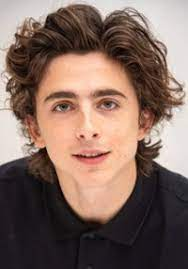
#> input picture images/img1.jpg, 188 x 269 px
$ jupyter execute image_adjustment_test.ipynb   (shell and % lines are left out)
#> lines starting #> are read from the running program, lines starting #| are printed output that depends on the picture
### src/utils/image_utils.py
from enum import Enum
from PIL import Image
import cv2
import numpy as np
import math

class ScaleType(Enum):
    LINEAR = 0
    CONSTANT = 1
    QUADRATIC = 2


def change_luminance(image: Image, scale_type: ScaleType, factor: float = 1, clip: bool = False) -> Image:
    """
    Change the luminance of an image by scaling the Y channel values.

    Parameters:
        image (Image): Input image read as RGB
        scale_type (ScaleType): Type of scaling that will be used.
        factor (float): Scaling factor for luminance adjustment.
                        Can be a constant value or 1/n for scaling.
        clip (bool): to use np.clip should be True, to use linear scaling False

    Returns:
        Image: bgr image with adjusted luminance.
    """

    yuv_image = cv2.cvtColor(image, cv2.COLOR_RGB2YUV)
    y_channel = yuv_image[:,:,0]
    if scale_type == ScaleType.CONSTANT:
        if clip:
            y_channel_scaled = np.clip(y_channel.astype(np.float32) + factor, 0, 255)
        else:
            y_channel_scaled = (y_channel.astype(np.float32)+ factor) / (np.max(y_channel.astype(np.float32) + factor)) * 255

    elif scale_type == ScaleType.LINEAR:
        y_channel_scaled = y_channel * factor
        if clip:
            y_channel_scaled = np.clip(y_channel_scaled.astype(np.float32), 0, 255)
        else:
            y_channel_scaled = (y_channel_scaled - np.min(y_channel_scaled)) / (np.max(y_channel_scaled) - np.min(y_channel_scaled)) * 255

    elif scale_type == ScaleType.QUADRATIC:
        if clip:
            y_channel_scaled = np.clip(y_channel.astype(np.float32) ** 2, 0, 255)
        else:
            y_channel_scaled = (y_channel.astype(np.float32) ** 2) / (np.max(y_channel.astype(np.float32) ** 2)) * 255

    yuv_image[:,:,0] = y_channel_scaled.astype(np.uint8)
    result_image = cv2.cvtColor(yuv_image, cv2.COLOR_YUV2RGB)
    return result_image


# [30 lines left out: function extend_image_to_shape, not called in this run]


def add_gaussian_noise(image: Image, mean: float=0, std: float=25) -> Image:
    """Adds Gaussian noise to image

    Parameters:
        image: Image
        mean: float
        std: float

    Returns:
        noisy_image: Image"""
    noise = np.random.normal(mean, std, image.shape).astype(np.uint8)
    noisy_image = cv2.add(image, noise)
    return noisy_image


def calculate_psnr(original_image, noisy_image) -> float:
    """Calculate PSNR between original and noisy images.

    Parameters:
        original_image: Image
        noisy_image: Image

    Returns:
        psnr: float
    """
    mse = np.mean((original_image - noisy_image) ** 2)
    if mse == 0:
        return float('inf')
    max_pixel = 255.0
    psnr = 20 * math.log10(max_pixel / math.sqrt(mse))
    return psnr

### notebooks/image_adjustment_test.ipynb
[cell 1]
import sys
sys.path.insert(0, '..')
from src.utils import image_utils as iu
import cv2
import matplotlib.pyplot as plt
import numpy as np

[cell 2]
image = cv2.imread("../images/img1.jpg")
#> image is the input picture: shape (269, 188, 3); mean B, G, R 95.5, 105.2, 129.4
image = cv2.cvtColor(image, cv2.COLOR_BGR2RGB)
plt.imshow(image)

[cell 3]
res = iu.change_luminance(image, scale_type=iu.ScaleType.LINEAR, factor=3.5, clip=True)
#> in change_luminance, `yuv_image = cv2.cvtColor(image, cv2.COLOR_RGB2YUV)`: yuv_image: shape (269, 188, 3); mean of channels 0, 1, 2 111.3, 120.2, 144
#> in change_luminance, `y_channel = yuv_image[:,:,0]`:
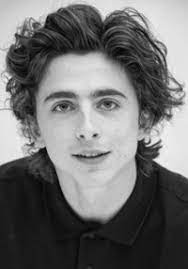
#> y_channel: shape (269, 188); min 2, max 251, mean 111.3
#> in change_luminance, `y_channel_scaled = np.clip(y_channel_scaled.astype(np.float32), 0, 255)`:
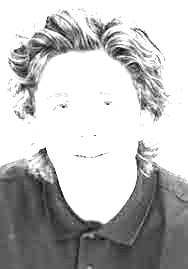
#> y_channel_scaled: shape (269, 188) float32; min 7, max 255, mean 190.2
#> in change_luminance, `yuv_image[:,:,0] = y_channel_scaled.astype(np.uint8)`: yuv_image: shape (269, 188, 3); mean of channels 0, 1, 2 190.1, 120.2, 144
#> in change_luminance, `result_image = cv2.cvtColor(yuv_image, cv2.COLOR_YUV2RGB)`:
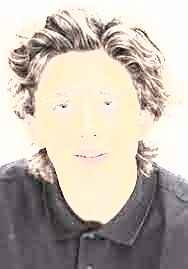
#> result_image: shape (269, 188, 3); mean R, G, B 193.9, 183.8, 174.2
plt.imshow(res)

[cell 4]
res_quadratic = iu.change_luminance(image, scale_type=iu.ScaleType.QUADRATIC)
#> call 2 of change_luminance, with factor = 1, clip = False
#> in change_luminance (call 2), `y_channel_scaled = (y_channel.astype(np.float32) ** 2) / (np.max(y_cha..`:
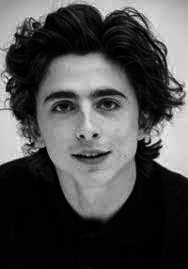
#> y_channel_scaled: shape (269, 188) float32; min 0.0162, max 255, mean 76.7
#> in change_luminance (call 2), `yuv_image[:,:,0] = y_channel_scaled.astype(np.uint8)`: yuv_image: shape (269, 188, 3); mean of channels 0, 1, 2 76.2, 120.2, 144
#> in change_luminance (call 2), `result_image = cv2.cvtColor(yuv_image, cv2.COLOR_YUV2RGB)`:
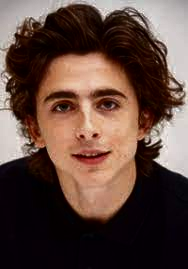
#> result_image: shape (269, 188, 3); mean R, G, B 94.4, 70.4, 61.7
plt.imshow(res_quadratic)

[cell 5]
res_const = iu.change_luminance(image, scale_type=iu.ScaleType.CONSTANT, factor=100)
#> call 3 of change_luminance, with factor = 100, clip = False
#> in change_luminance (call 3), `y_channel_scaled = (y_channel.astype(np.float32)+ factor) / (np.max(y_..`:
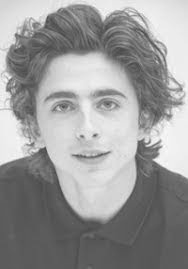
#> y_channel_scaled: shape (269, 188) float32; min 74.1, max 255, mean 153.5
#> in change_luminance (call 3), `yuv_image[:,:,0] = y_channel_scaled.astype(np.uint8)`: yuv_image: shape (269, 188, 3); mean of channels 0, 1, 2 153, 120.2, 144
#> in change_luminance (call 3), `result_image = cv2.cvtColor(yuv_image, cv2.COLOR_YUV2RGB)`:
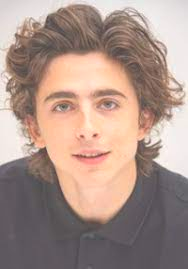
#> result_image: shape (269, 188, 3); mean R, G, B 170.2, 146.7, 137.2
plt.imshow(res_const)

[cell 6]
res_noise = iu.add_gaussian_noise(image, std=0.25, mean=0)
plt.imshow(res_noise)

[cell 7]
iu.calculate_psnr(image, res_noise)
#> in calculate_psnr, `mse = np.mean((original_image - noisy_image) ** 2)`: mse = 0.00232
#> in calculate_psnr, `psnr = 20 * math.log10(max_pixel / math.sqrt(mse))`: psnr = 74.48
#> Out = 74.48

[cell 8]
res_noise = iu.add_gaussian_noise(image, std=0.5, mean=0)
plt.imshow(res_noise)
iu.calculate_psnr(image, res_noise)
#> Out = 43.92

[cell 9]
res_noise = iu.add_gaussian_noise(image, std=5, mean=0)
#> call 3 of add_gaussian_noise, with mean = 0, std = 5
#> in add_gaussian_noise (call 3), `noisy_image = cv2.add(image, noise)`:
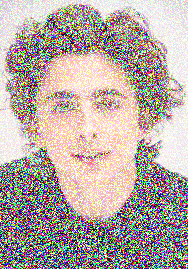
#> noisy_image: shape (269, 188, 3); mean R, G, B 183.5, 169.6, 164.4
plt.imshow(res_noise)
iu.calculate_psnr(image, res_noise)
#> Out = 30.54

[cell 10]
res_noise = iu.add_gaussian_noise(image, std=30, mean=0)
#> call 4 of add_gaussian_noise, with mean = 0, std = 30
#> in add_gaussian_noise (call 4), `noisy_image = cv2.add(image, noise)`:
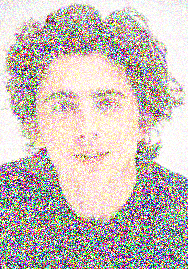
#> noisy_image: shape (269, 188, 3); mean R, G, B 199.1, 188.6, 183.1
plt.imshow(res_noise)
iu.calculate_psnr(image, res_noise)
#> Out = 28.04

[cell 11]
res_noise = iu.add_gaussian_noise(image, std=100, mean=0.2)
#> in add_gaussian_noise (call 5), `noisy_image = cv2.add(image, noise)`:
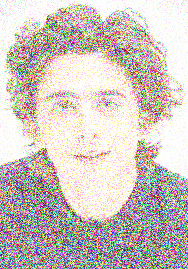
#> noisy_image: shape (269, 188, 3); mean R, G, B 207.4, 197.4, 193.2
plt.imshow(res_noise)
iu.calculate_psnr(image, res_noise)
#> Out = 27.83

$ run again, with images/img2.jpg copied over images/img1.jpg
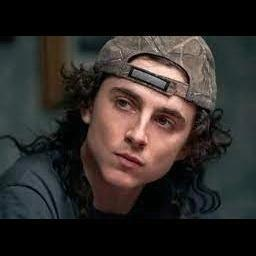
#> input picture images/img2.jpg, 256 x 256 px
#> image is the input picture: shape (256, 256, 3); mean B, G, R 41, 43.5, 48.4
#> in change_luminance (call 3), `result_image = cv2.cvtColor(yuv_image, cv2.COLOR_YUV2RGB)`:
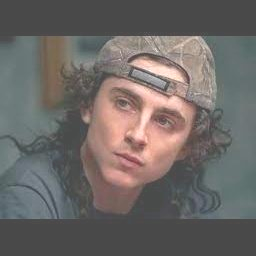
#> result_image: shape (256, 256, 3); mean R, G, B 109.5, 104.6, 102.2
#> mse = 0.00152
#> psnr = 76.31
#> `iu.calculate_psnr(image, res_noise)`: Out = 45.75
#> `iu.calculate_psnr(image, res_noise)`: Out = 31.57
#> `iu.calculate_psnr(image, res_noise)`: Out = 28.12
#> in add_gaussian_noise (call 5), `noisy_image = cv2.add(image, noise)`:
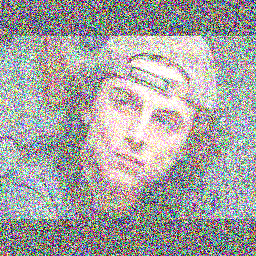
#> noisy_image: shape (256, 256, 3); mean R, G, B 164.3, 162.4, 161.1
#> `iu.calculate_psnr(image, res_noise)`: Out = 27.9

$ run again, with images/img3.jpg copied over images/img1.jpg
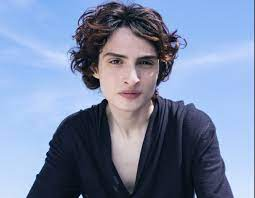
#> input picture images/img3.jpg, 255 x 198 px
#> image is the input picture: shape (198, 255, 3); mean B, G, R 166.1, 135.7, 121.2
#> mse = 0.00323
#> psnr = 73.04
#> `iu.calculate_psnr(image, res_noise)`: Out = 44.21
#> `iu.calculate_psnr(image, res_noise)`: Out = 30.81
#> `iu.calculate_psnr(image, res_noise)`: Out = 28.32
#> in add_gaussian_noise (call 5), `noisy_image = cv2.add(image, noise)`:
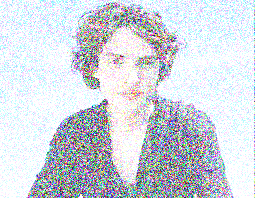
#> noisy_image: shape (198, 255, 3); mean R, G, B 209.4, 214.3, 222.1
#> `iu.calculate_psnr(image, res_noise)`: Out = 28.11
